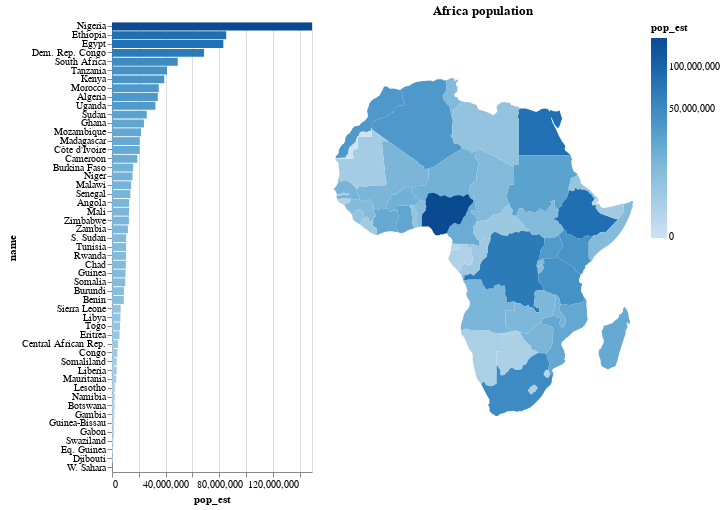

Notebook code cell kept with this figure:
### Code cell
import altair as alt
import geopandas as gpd
import gpdvega

#alt.renderers.enable('notebook') # render for Jupyter Notebook

world = gpd.read_file(gpd.datasets.get_path('naturalearth_lowres'))

brush = alt.selection_single(encodings=["y"],on="mouseover", empty='none')
color = alt.Color('pop_est', scale= alt.Scale(type='pow', exponent=0.4))

alt.hconcat(
    alt.Chart().mark_bar().encode(
        x=alt.X('pop_est', scale=alt.Scale(nice=False)),
        y=alt.Y('name', sort=alt.EncodingSortField(field='pop_est',
                                            op='sum', order='descending')),
        tooltip=['name','pop_est','gdp_md_est'],
        color=alt.condition(brush, alt.value('lightgray'), color)
        ).add_selection(
            brush
        ).properties(
            width=200,
            height=450
        ),
    alt.Chart().mark_geoshape().project().encode(
        color=alt.condition(
            brush,
            alt.value('lightgray'),
            color,
        ),
        tooltip=['name','pop_est','gdp_md_est'],
        ).properties(
            width=300,
            height=450,
            title='Africa population'
        ),
    data=world[world.continent == 'Africa']
)
